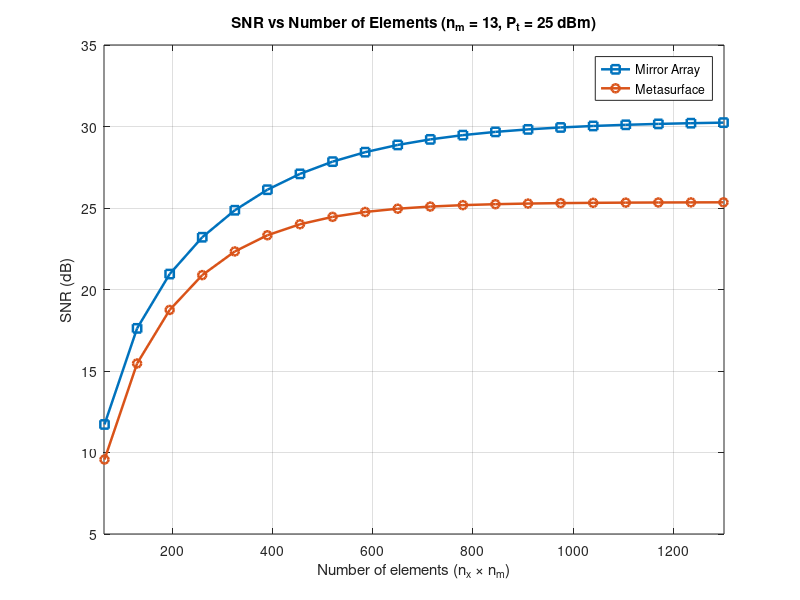
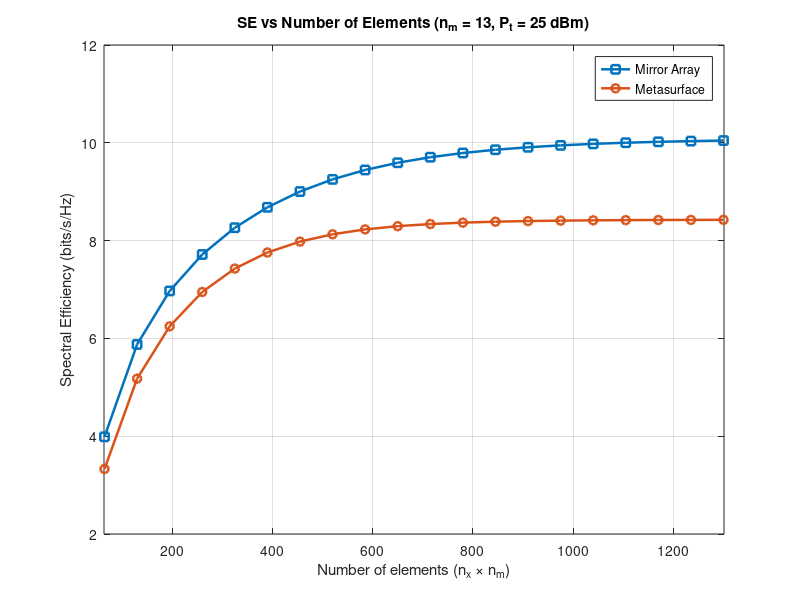

Source code (MATLAB) for these figures, in order:
% ============================================================
%  Compare SNR & SE vs Number of Elements
%  - Sweep n_x from 5 to 100 (horizontal count)
%  - Keep n_m (vertical count) fixed = 13
%  - Compute both Metasurface and Mirror-Array H, then SNR & SE
%  - Plot SNR (dB) and SE on two separate figures (both curves on each)
% ============================================================

clear; clc; close all;

%% -------- Common system parameters (kept from your scripts) --------
A_PD      = 0.0001;
psi_FOV_rad = deg2rad(90);
rho       = 0.8;          % mirror reflectivity (used for mirror array)
rho_MS    = 0.8;          % metasurface reflectivity
eta       = 0.95;
T_psi     = 1;
G_psi     = 1;
c_lambda  = 0.056;
Re        = 0.5;
sigma2_i  = 1e-12;

% Lambertian
theta_half_deg = 60;
m_lambert = 2;

%% -------- Geometry & Tx/Rx positions (use the geometry you provided) --------
d_sd = 3;
x_s = 0.5;              % Tx x-position (as in your metasurface code)
x_d = x_s;              % Rx x-position aligned with Tx
z_d = d_sd/2;
y_s = 1;
y_d = 1;

S_pos = [x_s, y_s, -d_sd/2];   % Tx position
D_pos = [x_d, y_d,  z_d];      % Rx position

% patch/mirror element sizes and offsets
l_m = 0.08;   % element length (x)
w_m = 0.08;   % element width  (z)

% center offsets (use centered placement)
% We'll compute centered coordinates within loops
z_0 = 0;  % not used directly; centering uses (k-(N+1)/2)

%% -------- Sweep settings: vary n_x, keep n_m fixed = 13 --------
n_x_list = 5:5:100;     % horizontal counts (user requested 6:26)
n_m = 13;            % fixed vertical count

total_elems = n_x_list .* n_m;

% Pre-allocate results
H_MS_vals    = zeros(size(n_x_list));
H_array_vals = zeros(size(n_x_list));

fprintf('Running sweep: n_x = %d .. %d (n_m fixed = %d)\n', n_x_list(1), n_x_list(end), n_m);

% small eps to avoid singular distance (if any element exactly at Tx/Rx)
eps_dist = 1e-12;

%% -------- Loop over n_x: compute H for metasurface and mirror array --------
for idx = 1:numel(n_x_list)
    n_x = n_x_list(idx);

    %% ---- Metasurface (fixed patch normal) ----
    H_MS = 0;
    for k = 1:n_x
        % center x positions so OIRS is approximately centered at x=0
        x_kl = (k - (n_x + 1)/2) * l_m;
        for l = 1:n_m
            z_kl = (l - (n_m + 1)/2) * w_m;
            R_kl = [x_kl, 0, z_kl];

            d_sr = norm(R_kl - S_pos);
            d_rd = norm(D_pos - R_kl);
            if (d_sr < eps_dist) || (d_rd < eps_dist)
                continue;
            end

            V_SR = R_kl - S_pos;
            V_RD = D_pos - R_kl;
            V_DS = S_pos - D_pos;

            % Fixed metasurface patch normal
            n_kl = [0, 1, 0];

            % receiver FOV check: angle between V_DS and V_DR (-V_RD)
            V_DR = -V_RD;
            theta_D_R_kl = atan2(norm(cross(V_DS, V_DR)), dot(V_DS, V_DR));

            G_O_kl = 0;
            if (theta_D_R_kl <= psi_FOV_rad) && (theta_D_R_kl >= 0)
                % theta_S_R_kl: angle between -V_DS and V_SR
                theta_S_R_kl = atan2(norm(cross(-V_DS, V_SR)), dot(-V_DS, V_SR));
                c1 = (cos(theta_S_R_kl))^m_lambert;    % Lambertian Tx->patch

                c2 = cos(theta_D_R_kl);                % Rx irradiance term (patch->Rx)

                % angle between patch normal and V_RD (patch->Rx)
                theta_MS_R_kl_D = atan2(norm(cross(n_kl, V_RD)), dot(n_kl, V_RD));
                c3 = cos(theta_MS_R_kl_D);

                % angle between patch normal and -V_SR (incoming ray)
                theta_MS_R_kl_S = atan2(norm(cross(n_kl, -V_SR)), dot(n_kl, -V_SR));
                c4 = cos(theta_MS_R_kl_S);

                numerator   = (rho_MS * eta * (m_lambert + 1) * A_PD);
                denominator = 2*pi * ((d_sr + d_rd)^2);
                G_O_kl = (numerator / denominator) * c1 * c2 * c3 * c4 * T_psi * G_psi;
            end

            h_p = exp(-c_lambda * (d_sr + d_rd));   % attenuation
            H_MS = H_MS + G_O_kl * h_p;
        end
    end
    H_MS_vals(idx) = H_MS;

    %% ---- Mirror array (normals from law of reflection) ----
    H_arr = 0;
    for k = 1:n_x
        x_kl = (k - (n_x + 1)/2) * l_m;
        for l = 1:n_m
            z_kl = (l - (n_m + 1)/2) * w_m;
            R_kl = [x_kl, 0, z_kl];

            d_sr = norm(R_kl - S_pos);
            d_rd = norm(D_pos - R_kl);
            if (d_sr < eps_dist) || (d_rd < eps_dist)
                continue;
            end

            V_SR = R_kl - S_pos;
            V_RD = D_pos - R_kl;
            V_DS = S_pos - D_pos;

            u_in  = V_SR / norm(V_SR);
            u_out = V_RD / norm(V_RD);

            % Mirror element normal from law of reflection
            n_kl = ((-u_in) + u_out) / sqrt(2 + 2*((-u_in) * u_out'));

            % receiver FOV check
            V_DR = -V_RD;
            psi_kl_d = atan2(norm(cross(V_DS, V_DR)), dot(V_DS, V_DR));

            G_O_kl = 0;
            if (psi_kl_d <= psi_FOV_rad) && (psi_kl_d >= 0)
                % incidence angle at mirror between -V_SR and n_kl
                psi_s_kl = atan2(norm(cross(-V_SR, n_kl)), dot(-V_SR, n_kl));
                c2 = cos(psi_s_kl);

                % Lambertian term (Tx -> patch direction)
                phi_s_kl = atan2(norm(cross(V_SR, -V_DS)), dot(V_SR, -V_DS));
                c1 = (cos(phi_s_kl))^m_lambert;

                % irradiance term (use angle between -V_SR and normal)
                phi_kl_d = atan2(norm(cross(-V_SR, n_kl)), dot(-V_SR, n_kl));
                c3 = cos(phi_kl_d);

                % Rx incidence term
                c4 = cos(psi_kl_d);

                numerator   = (rho * eta * (m_lambert + 1) * A_PD);
                denominator = 2*pi * ((d_sr + d_rd)^2);
                G_O_kl = (numerator/denominator) * c1 * c2 * c3 * c4 * T_psi * G_psi;
            end

            h_p = exp(-c_lambda * (d_sr + d_rd));
            H_arr = H_arr + G_O_kl * h_p;
        end
    end
    H_array_vals(idx) = H_arr;

    % debug print for a particular geometry if desired
    if n_x == 13
        fprintf('DEBUG: n_x = 13 -> H_MS = %.6e, H_array = %.6e\n', H_MS, H_arr);
    end
end

%% ------- Compute SNR & SE at reference transmit power -------
Pt_dBm_ref = 25;                     % reference transmit power (dBm)
Pt_W_ref   = 1e-3 * 10^(Pt_dBm_ref/10);

P_R_MS    = Re .* Pt_W_ref .* H_MS_vals;
P_R_array = Re .* Pt_W_ref .* H_array_vals;

SNR_MS    = (P_R_MS).^2 ./ sigma2_i;
SNR_array = (P_R_array).^2 ./ sigma2_i;

SNRdB_MS    = 10 * log10(max(SNR_MS, 1e-30));
SNRdB_array = 10 * log10(max(SNR_array, 1e-30));

SE_MS    = log2(1 + SNR_MS);
SE_array = log2(1 + SNR_array);

%% ------- Plots: SNR (dB) for both on same figure -------
figure;
plot(total_elems, SNRdB_array, '-s','LineWidth',1.8,'MarkerSize',6); hold on;
plot(total_elems, SNRdB_MS,    '-o','LineWidth',1.8,'MarkerSize',6);
grid on;
xlabel('Number of elements (n_x \times n_m)');
ylabel('SNR (dB)');
title(sprintf('SNR vs Number of Elements (n_m = %d, P_t = %d dBm)', n_m, Pt_dBm_ref));
legend('Mirror Array','Metasurface','Location','best');
xlim([min(total_elems)-1 max(total_elems)+1]);

%% ------- Plots: SE for both on same figure -------
figure;
plot(total_elems, SE_array, '-s','LineWidth',1.8,'MarkerSize',6); hold on;
plot(total_elems, SE_MS,    '-o','LineWidth',1.8,'MarkerSize',6);
grid on;
xlabel('Number of elements (n_x \times n_m)');
ylabel('Spectral Efficiency (bits/s/Hz)');
title(sprintf('SE vs Number of Elements (n_m = %d, P_t = %d dBm)', n_m, Pt_dBm_ref));
legend('Mirror Array','Metasurface','Location','best');
xlim([min(total_elems)-1 max(total_elems)+1]);

%% ------- Optional: print a compact table -------
fprintf('\nSummary (n_x, total elems, H_array, H_MS, SNR_dB_array, SNR_dB_MS, SE_array, SE_MS):\n');
for i = 1:numel(n_x_list)
    fprintf('n_x=%2d, elems=%3d, H_arr=%.3e, H_MS=%.3e, SNRdB_arr=%.3f, SNRdB_MS=%.3f, SE_arr=%.4f, SE_MS=%.4f\n', ...
        n_x_list(i), total_elems(i), H_array_vals(i), H_MS_vals(i), SNRdB_array(i), SNRdB_MS(i), SE_array(i), SE_MS(i));
end
